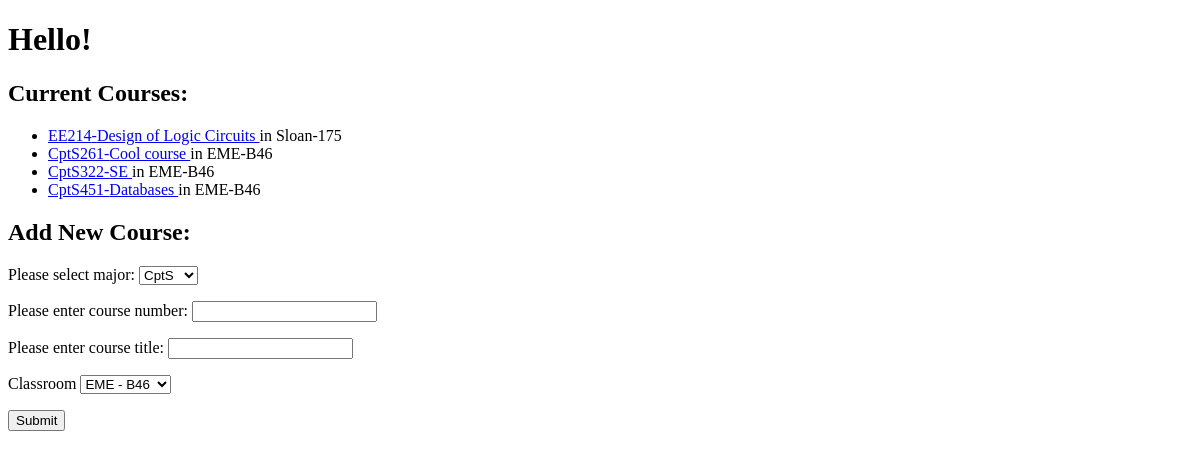
Before: / with the older database file.
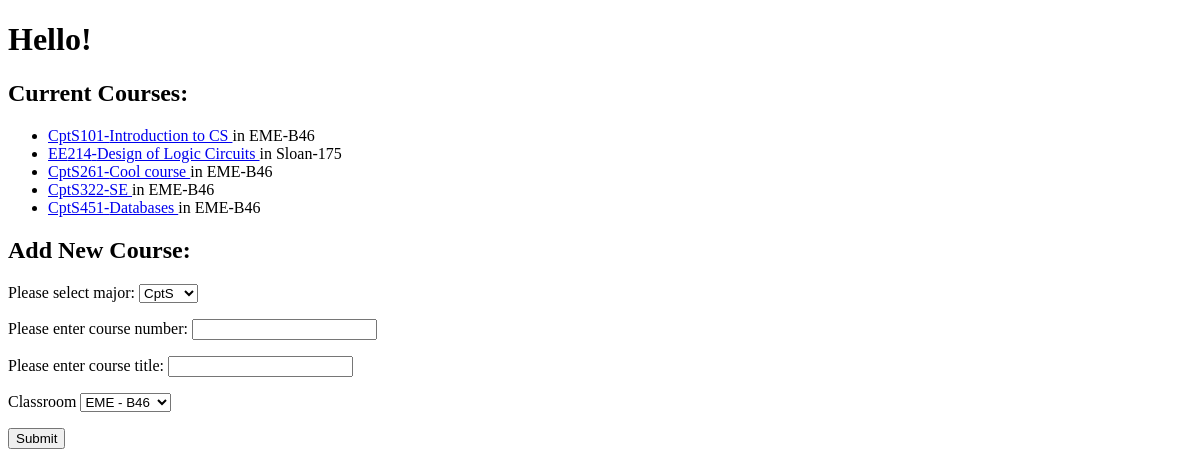
After: the same page with the newer database file.
### app/models.py (models this page shows, shortened)
class Course(db.Model):
    id = db.Column(db.Integer, primary_key=True)
    coursenum = db.Column(db.String(3))
    title = db.Column(db.String(150))
    major = db.Column(db.String(20))
    roomid = db.Column(db.Integer,db.ForeignKey('room.id'))
    classroom = db.relationship('Room', back_populates='courses')

class Room(db.Model):
    id = db.Column(db.Integer, primary_key=True)
    building = db.Column(db.String(50))
    roomNumber = db.Column(db.String(50))
    capacity = db.Column(db.Integer)
    courses = db.relationship('Course', back_populates='classroom')

### app/routes.py (the view, shortened to what this page needs)
@app.route('/', methods=['GET', 'POST'])
def index():
    form = CourseForm()
    _courses = Course.query.order_by(Course.coursenum).order_by(Course.major). all()
    return render_template('index.html', form=form, courses = _courses)

### app/forms.py
class CourseForm(FlaskForm):
    major = SelectField(label= "Please select major:", choices = ['CptS', 'EE','MATH','ME', 'CHE'],validators=[DataRequired()])
    coursenum = StringField(label= "Please enter course number:", validators=[DataRequired()])
    title = StringField(label= "Please enter course title:", validators=[DataRequired()])
    classroom = QuerySelectField('Classroom', query_factory = get_rooms, get_label = getRoomLabel , allow_blank=False)
    submit = SubmitField('Submit')

### app/forms.py (called while the page is built)
def get_rooms():
    return Room.query.all()

def getRoomLabel(theroom):
    return "{} - {}".format(theroom.building, theroom.roomNumber)

### app/routes.py (called while the page is built)
@app.before_request
def initDB(*args, **kwargs):
    if app.got_first_request:
        db.create_all()
        allrooms = [{'building' : 'EME', 'roomNumber' : 'B46', 'capacity' : 60},
                    {'building' : 'Sloan', 'roomNumber' : '175', 'capacity' : 100},
                    {'building' : 'Sloan', 'roomNumber' : '150', 'capacity' : 80}]
        if Room.query.count() == 0:
            for room in allrooms:
                theroom = Room (building = room['building'],roomNumber=room['roomNumber'], capacity = room['capacity'] )
                db.session.add(theroom)
                db.session.commit()

### app/templates/index.html (shortened to what this page needs)
<!DOCTYPE HTML>
<html>
  <head>
  </head>
  <h1> Hello!</h1>
  <body>
    <h2>Current Courses:</h2>
    <ul>
      {% for course in courses %}
        <li> <a href="{{url_for('course', name= '{}{}-{}'.format(course.major,course.coursenum,course.title)) }}" >
                   {{ course.major}}{{course.coursenum}}-{{course.title}}  </a> in {{course.classroom.building}}-{{course.classroom.roomNumber}}</li>
      {% endfor %}
    </ul>
    <h2>Add New Course:</h2>
    <form method="POST">
      <p>{{ form.major.label}}
         {{ form.major()}}
      </p>
      <p>{{ form.coursenum.label}}
        {{ form.coursenum()}}
     </p>
     <p>{{ form.title.label}}
      {{ form.title()}}
     </p>
     <p>{{ form.classroom.label}}
      {{ form.classroom()}}
     </p>
    <p>{{ form.submit()}}</p>
    </form>
  </body>
</html>

Changed rows visible on the page:
added Course: major "CptS", coursenum "101", title "Introduction to CS", classroom.building "EME", classroom.roomNumber "B46"
